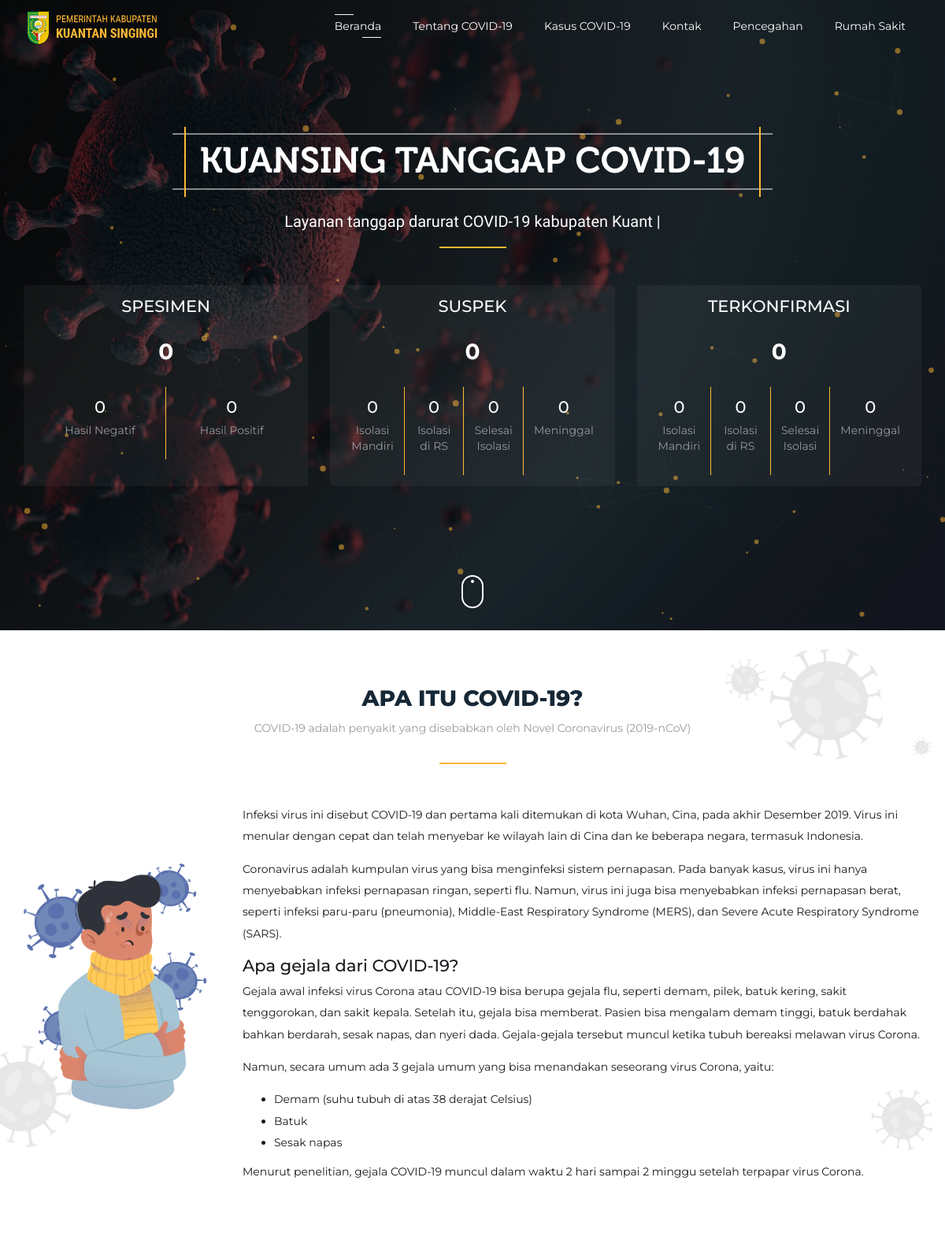
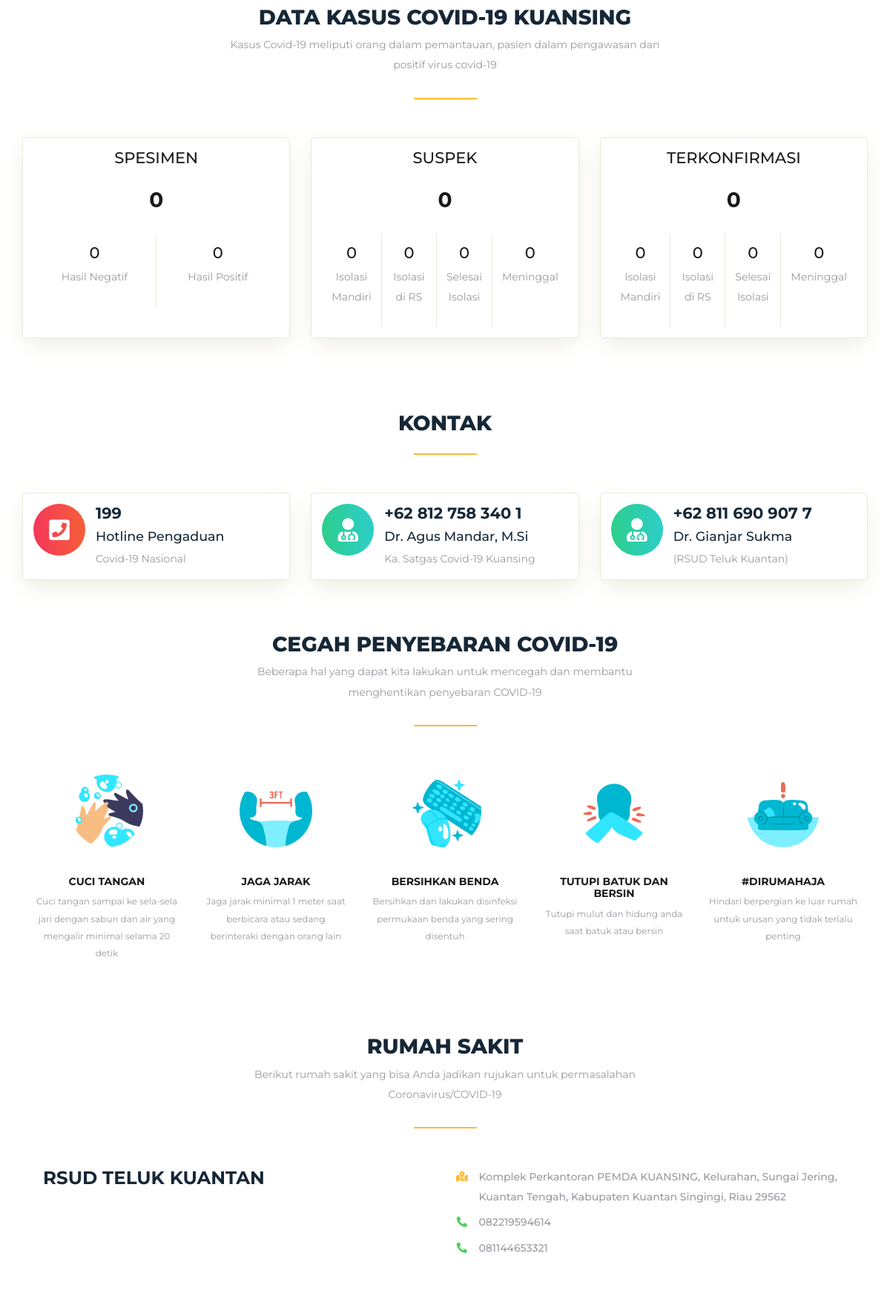
The page / (upper part) on the database its author committed (2 pictures, top to bottom).
### tables this page shows
CREATE TABLE `kontak` (
  `id_kontak` int(11) NOT NULL,
  `tipe_kontak` int(1) NOT NULL,
  `nama_kontak` varchar(50) NOT NULL,
  `keterangan` varchar(100) NOT NULL,
  `no_hp` varchar(15) NOT NULL,
  `tanggal_dibuat` timestamp NOT NULL DEFAULT current_timestamp(),
  `tanggal_diedit` timestamp NOT NULL DEFAULT current_timestamp() ON UPDATE current_timestamp()
);

CREATE TABLE `rumah_sakit` (
  `id_rumah_sakit` int(11) NOT NULL,
  `nama_rumah_sakit` varchar(50) NOT NULL,
  `alamat_rumah_sakit` text NOT NULL,
  `telepon_rumah_sakit` text NOT NULL,
  `tanggal_dibuat` timestamp NOT NULL DEFAULT current_timestamp(),
  `tanggal_diedit` timestamp NOT NULL DEFAULT current_timestamp() ON UPDATE current_timestamp()
);

### private/App/Views/home.php (the view, shortened to what the rows shown need)
<div class="banner" id="depan">
  <div class="container">
    <div class="home-banner">
      <h1>Kuansing Tanggap Covid-19</h1>
      <div class="flex-panel mt-5">
        <div class="panel panel-default d-flex flex-column">
          <div class="panel-body">
            <h4 class="text-center font-weight-medium text-uppercase mb-4">SPESIMEN</h4>
            <h2 class="text-center font-weight-bold mb-4"><?= $data['total_odp'] ?></h2>
            <div class="detail-kasus">
              <div class="item-detail">
                <h4 class="text-center"><?= $data['odp_proses'] ?></h4>
                <p class="text-center text-muted">Hasil Negatif</p>
              </div>
              <div class="item-detail">
                <h4 class="text-center"><?= $data['odp_selesai'] ?>
                </h4>
                <p class="text-center text-muted">Hasil Positif</p>
              </div>
            </div>
          </div>
        </div>
        <div class="panel panel-default d-flex flex-column">
          <div class="panel-body">
            <h4 class="text-center font-weight-medium text-uppercase mb-4">SUSPEK</h4>
            <h2 class="text-center font-weight-bold mb-4"><?= $data['total_pdp'] ?></h2>
            <div class="detail-kasus">
              <div class="item-detail">
                <h4 class="text-center"><?= $data['pdp_rumah'] ?></h4>
                <p class="text-center text-muted">Isolasi Mandiri</p>
              </div>
              <div class="item-detail">
                <h4 class="text-center"><?= $data['pdp_rawat'] ?></h4>
                <p class="text-center text-muted">Isolasi di RS</p>
              </div>
              <div class="item-detail">
                <h4 class="text-center"><?= $data['pdp_sehat'] ?></h4>
                <p class="text-center text-muted">Selesai Isolasi</p>
              </div>
              <div class="item-detail">
                <h4 class="text-center"><?= $data['pdp_meninggal'] ?></h4>
                <p class="text-center text-muted">Meninggal</p>
              </div>
            </div>
          </div>
        </div>
        <div class="panel panel-default d-flex flex-column">
          <div class="panel-body">
            <h4 class="text-center font-weight-medium text-uppercase mb-4">TERKONFIRMASI</h4>
            <h2 class="text-center font-weight-bold mb-4"><?= $data['total_positif'] ?></h2>
            <div class="detail-kasus">
              <div class="item-detail">
                <h4 class="text-center"><?= $data['positif_rumah'] ?></h4>
                <p class="text-center text-muted">Isolasi Mandiri</p>
              </div>
              <div class="item-detail">
                <h4 class="text-center"><?= $data['positif_rawat'] ?></h4>
                <p class="text-center text-muted">Isolasi di RS</p>
              </div>
              <div class="item-detail">
                <h4 class="text-center"><?= $data['positif_sehat'] ?></h4>
                <p class="text-center text-muted">Selesai Isolasi</p>
              </div>
              <div class="item-detail">
                <h4 class="text-center"><?= $data['positif_meninggal'] ?></h4>
                <p class="text-center text-muted">Meninggal</p>
              </div>
            </div>
          </div>
        </div>
      </div>
    </div>
  </div>
</div>
<div class="section-wrapper bg-virus" id="content">
  <div class="section" id="tentang-covid19">
    <div class="container">
      <div class="title">
        <h2>Apa itu COVID-19?</h2>
      </div>
    </div>
  </div>
  <div class="section" id="data-kasus">
    <div class="container">
      <div class="title">
        <h2>Data Kasus Covid-19 Kuansing</h2>
      </div>
      <div class="flex-panel">
        <div class="panel panel-default d-flex flex-column">
          <div class="panel-body">
            <h4 class="text-center font-weight-medium text-uppercase mb-4">SPESIMEN</h4>
            <h2 class="text-center font-weight-bold mb-4"><?= $data['total_odp'] ?></h2>
            <div class="detail-kasus">
              <div class="item-detail">
                <h4 class="text-center"><?= $data['odp_proses'] ?></h4>
                <p class="text-center text-muted">Hasil Negatif</p>
              </div>
              <div class="item-detail">
                <h4 class="text-center"><?= $data['odp_selesai'] ?>
                </h4>
                <p class="text-center text-muted">Hasil Positif</p>
              </div>
            </div>
          </div>
        </div>
        <div class="panel panel-default d-flex flex-column">
          <div class="panel-body">
            <h4 class="text-center font-weight-medium text-uppercase mb-4">SUSPEK</h4>
            <h2 class="text-center font-weight-bold mb-4"><?= $data['total_pdp'] ?></h2>
            <div class="detail-kasus">
              <div class="item-detail">
                <h4 class="text-center"><?= $data['pdp_rumah'] ?></h4>
                <p class="text-center text-muted">Isolasi Mandiri</p>
              </div>
              <div class="item-detail">
                <h4 class="text-center"><?= $data['pdp_rawat'] ?></h4>
                <p class="text-center text-muted">Isolasi di RS</p>
              </div>
              <div class="item-detail">
                <h4 class="text-center"><?= $data['pdp_sehat'] ?></h4>
                <p class="text-center text-muted">Selesai Isolasi</p>
              </div>
              <div class="item-detail">
                <h4 class="text-center"><?= $data['pdp_meninggal'] ?></h4>
                <p class="text-center text-muted">Meninggal</p>
              </div>
            </div>
          </div>
        </div>
        <div class="panel panel-default d-flex flex-column">
          <div class="panel-body">
            <h4 class="text-center font-weight-medium text-uppercase mb-4">TERKONFIRMASI</h4>
            <h2 class="text-center font-weight-bold mb-4"><?= $data['total_positif'] ?></h2>
            <div class="detail-kasus">
              <div class="item-detail">
                <h4 class="text-center"><?= $data['positif_rumah'] ?></h4>
                <p class="text-center text-muted">Isolasi Mandiri</p>
              </div>
              <div class="item-detail">
                <h4 class="text-center"><?= $data['positif_rawat'] ?></h4>
                <p class="text-center text-muted">Isolasi di RS</p>
              </div>
              <div class="item-detail">
                <h4 class="text-center"><?= $data['positif_sehat'] ?></h4>
                <p class="text-center text-muted">Selesai Isolasi</p>
              </div>
              <div class="item-detail">
                <h4 class="text-center"><?= $data['positif_meninggal'] ?></h4>
                <p class="text-center text-muted">Meninggal</p>
              </div>
            </div>
          </div>
        </div>
      </div>
    </div>
  </div>
  <div class="section" id="kontak">
    <div class="container">
      <div class="title">
        <h2>Kontak</h2>
      </div>
      <div class="row justify-content-center my--3">
        <?php foreach ($data['kontak'] as $d) : ?>
          <?php
          $icons = ['fa-phone-square', 'fa-user-md'];
          $bgs = ['bg-gradient-red', 'bg-gradient-green']
          ?>
          <div class="col-md-4 my-3">
            <a href="tel:<?= $d['no_hp'] ?>">
              <div class="panel mb-0 mx-0">
                <div class="panel-body d-flex flex-row p-3 mx--2">
                  <div class="icon icon-shape <?= intval($d['tipe_kontak']) <= count($bgs) - 1 ? $bgs[intval($d['tipe_kontak'])] : $bgs[0] ?> text-white rounded-circle shadow mx-2">
                    <i class="fas <?= intval($d['tipe_kontak']) <= count($icons) - 1 ? $icons[intval($d['tipe_kontak'])] : $icons[0] ?>"></i>
                  </div>
                  <div class="mx-2">
                    <h4 class="font-weight-bold text-dark-blue"><?= preg_replace('~^.{3}|.{3}|.{4}(?!$)~', '$0 ', $d['no_hp']) ?></h4>
                    <h5 class="text-dark-blue"><?= $d['nama_kontak'] ?></h5>
                    <p class="text-muted mb-0"><?= $d['keterangan'] !== '' ? $d['keterangan'] : '-' ?></p>
                  </div>
                </div>
              </div>
            </a>
          </div>
        <?php endforeach; ?>
      </div>
    </div>
  </div>
  <div class="section" id="pencegahan">
    <div class="container">
      <div class="title">
        <h2>Cegah penyebaran COVID-19</h2>
      </div>
    </div>
  </div>
  <div class="section" id="rumah-sakit">
    <div class="container">
      <div class="title">
        <h2>Rumah Sakit</h2>
      </div>
      <div class="mx-md-5">
        <?php
        foreach ($data['rumah_sakit'] as $i => $r) :
        ?>
          <div class="<?= count($data['rumah_sakit']) === $i + 1 ? 'mb-0' : 'mb-3' ?>">
            <div class="d-md-flex mx-md--3 <?= count($data['rumah_sakit']) === $i + 1 ? '' : 'border-bottom pb-3' ?>">
              <div class="flex-md-col mx-md-3 mb-3 mb-md-0 ml-md-0">
                <h3 class="font-weight-bold text-dark-blue"><?= $r['nama_rumah_sakit'] ?></h3>
              </div>
              <div class="flex-md-col mx-md-3 ml-3 mr-md-0">
                <div class="d-flex align-items-start mx--2 mb-2">
                  <span class="mx-2 icon-wrapper-sm text-warning"><i class="fas fa-map-marked-alt"></i></span>
                  <span class="mx-2 flex-col text-muted font-weight-medium"><?= $r['alamat_rumah_sakit'] ?></span>
                </div>
                <?php
                $telepon = unserialize($r['telepon_rumah_sakit']);
                foreach ($telepon as $i => $t) :
                ?>
                  <div class="d-flex align-items-start mx--2 <?= count($telepon) === $i + 1 ? '' : 'mb-2' ?>">
                    <span class="mx-2 icon-wrapper-sm text-success"><i class="fas fa-phone-alt"></i></span>
                    <span class="mx-2 flex-col text-muted font-weight-medium"><?= $t !== '' ? $t : '-' ?></span>
                  </div>
                <?php
                endforeach;
                ?>
              </div>
            </div>
          </div>
        <?php
        endforeach
        ?>
      </div>
    </div>
  </div>
</div>

### rows shown on the page
kontak: tipe_kontak "0", no_hp "199", nama_kontak "Hotline Pengaduan", keterangan "Covid-19 Nasional"
kontak: tipe_kontak 1 (drawn), no_hp "+62 812 758 340 1", nama_kontak "Dr. Agus Mandar, M.Si", keterangan "Ka. Satgas Covid-19 Kuansing"
kontak: tipe_kontak 1 (drawn), no_hp "+62 811 690 907 7", nama_kontak "Dr. Gianjar Sukma", keterangan "(RSUD Teluk Kuantan)"
rumah_sakit: nama_rumah_sakit "RSUD TELUK KUANTAN", alamat_rumah_sakit "Komplek Perkantoran PEMDA KUANSING, Kelurahan, Sungai Jering, Kuantan Tengah, Kabupaten Kuantan Singingi, Riau 29562", telepon_rumah_sakit "082219594614", telepon_rumah_sakit "081144653321"
